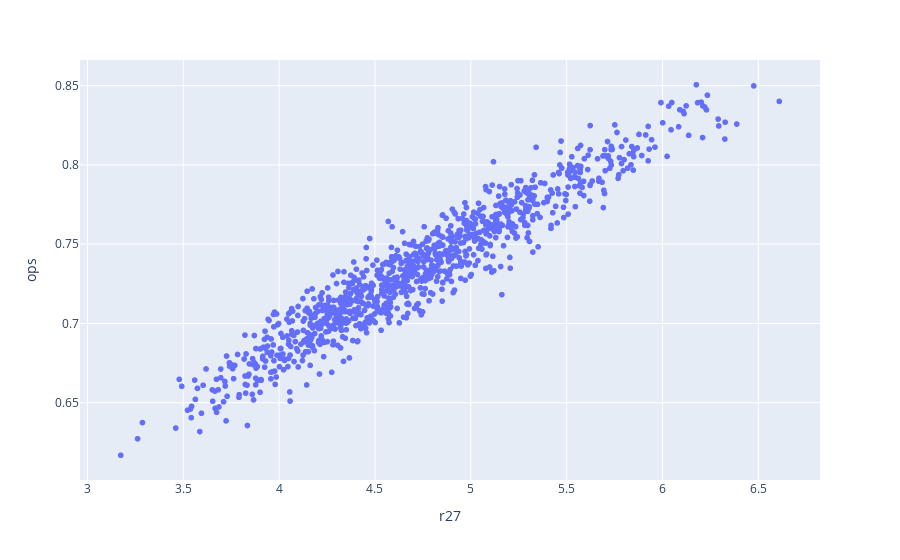

Notebook code cell kept with this figure:
### Code cell
px.scatter(teams, x='r27', y='ops')

### Figure 1 — Plotly figure (JSON) as saved in the notebook; plotly's stock layout.template omitted (floating-point values rounded to 4 significant figures; data arrays with more than 128 entries replaced by an {"elided": "..."} marker saying what was removed)
{"data": [{"hovertemplate": "r27=%{x}<br>ops=%{y}<extra></extra>", "legendgroup": "", "marker": {"color": "#636efa", "symbol": "circle"}, "mode": "markers", "name": "", "showlegend": false, "type": "scattergl", "x": {"elided": "1048 float values"}, "xaxis": "x", "y": {"elided": "1048 float values"}, "yaxis": "y"}], "layout": {"legend": {"tracegroupgap": 0}, "margin": {"t": 60}, "xaxis": {"anchor": "y", "domain": [0, 1], "title": {"text": "r27"}}, "yaxis": {"anchor": "x", "domain": [0, 1], "title": {"text": "ops"}}}}
